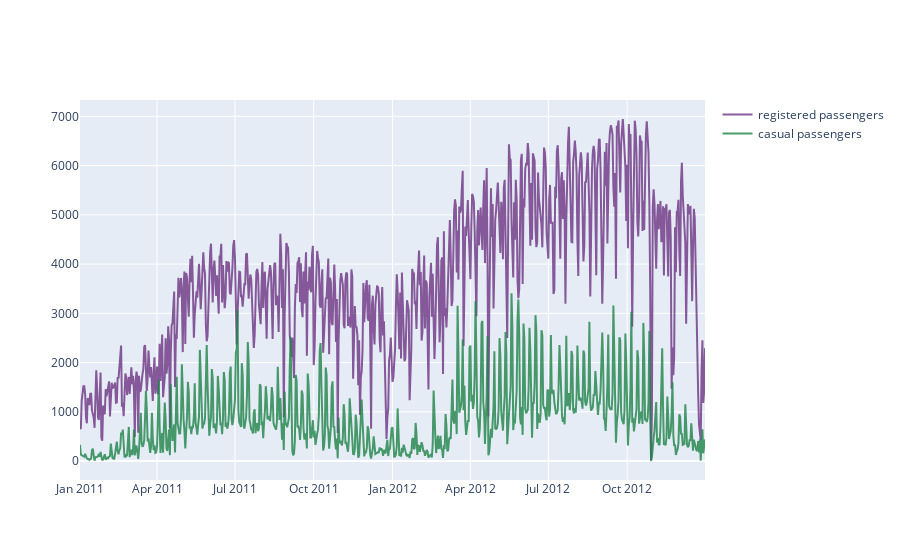

This figure's notebook cell:
### Markdown cell above
# Registered vs Casual customers

### Code cell
layout = go.Layout(
    title='Bike customers over time per group')

trace_1 = go.Scatter(
    x=day.dteday,
    y=day.registered,
    name = "registered passengers",
    line = dict(color = '#6C3483'),
    opacity = 0.8)

trace_2 = go.Scatter(
    x=day.dteday,
    y=day.casual,
    name = "casual passengers",
    line = dict(color = '#1E8449'),
    opacity = 0.8)


data = [trace_1,trace_2]
fig = dict(data=data)
plotly.iplot(fig)

### Figure 1 — Plotly figure (JSON) as saved in the notebook; plotly's stock layout.template omitted (floating-point values rounded to 4 significant figures; data arrays with more than 128 entries replaced by an {"elided": "..."} marker saying what was removed)
{"data": [{"line": {"color": "#6C3483"}, "name": "registered passengers", "opacity": 0.8, "type": "scatter", "x": {"elided": "731 str values"}, "y": {"elided": "731 int values"}}, {"line": {"color": "#1E8449"}, "name": "casual passengers", "opacity": 0.8, "type": "scatter", "x": {"elided": "731 str values"}, "y": {"elided": "731 int values"}}], "layout": {}}
